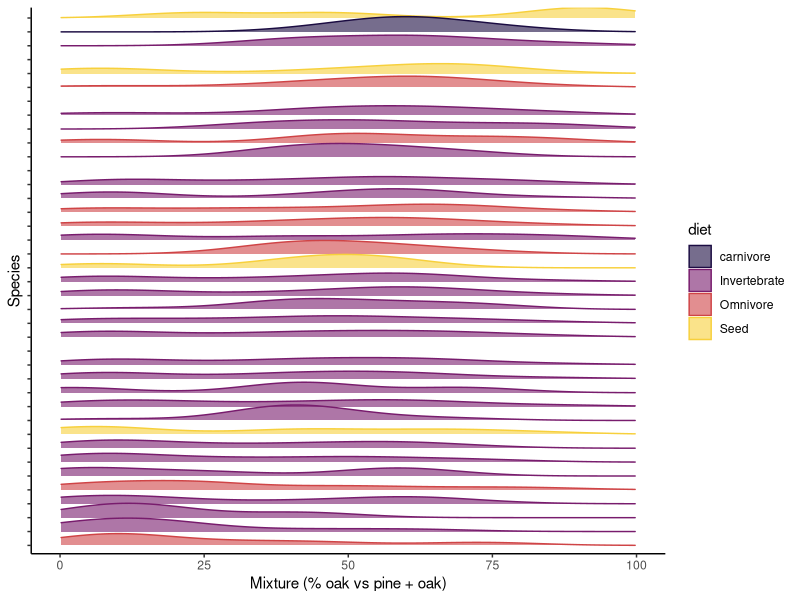
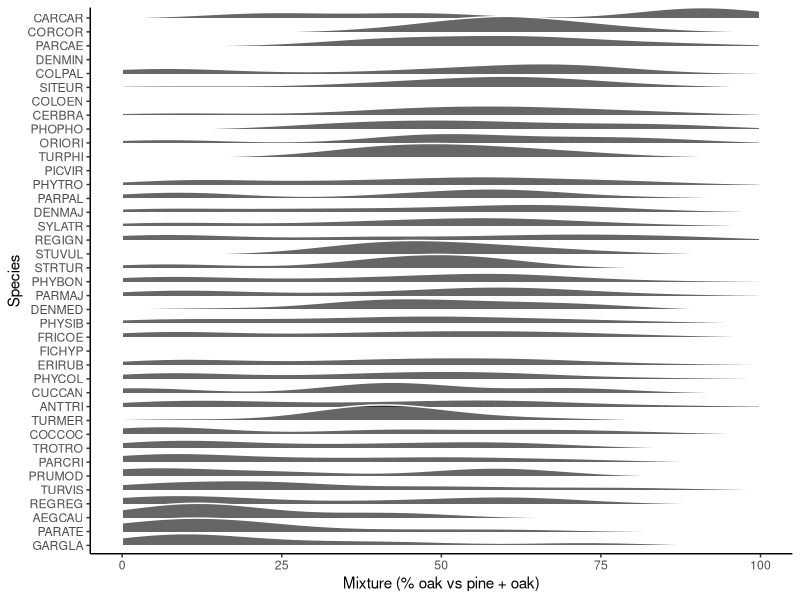
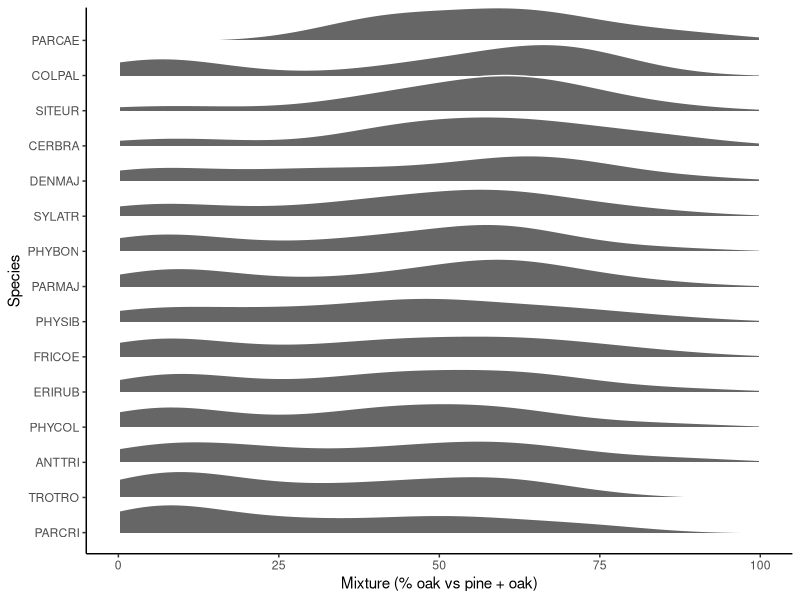
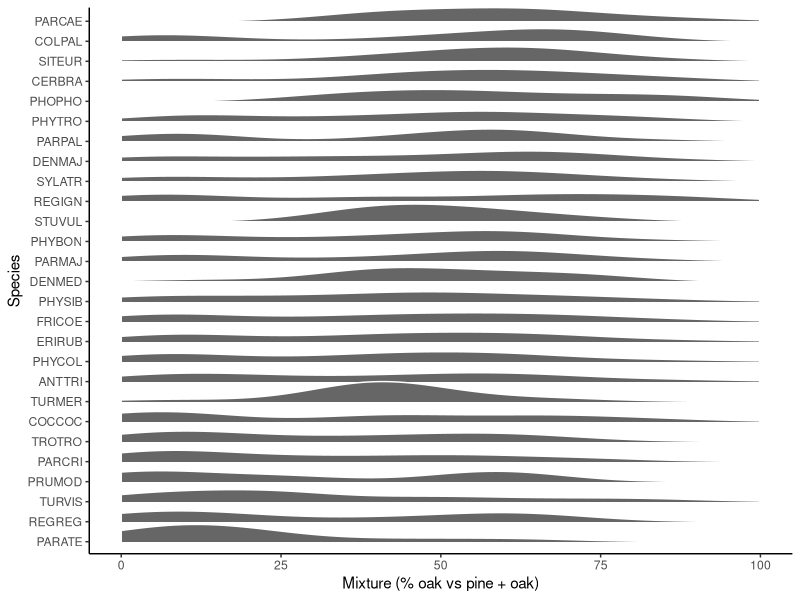

Generate these figures, in order, with R:
#------------------------------------------------------------------------#
## Compute density curves for species counts along the mixture gradient ##
# author : J-Y Barnagaud (jean-yves.barnagaud@ephe.psl.eu)
# This script computes probability density curves on species' counts per 
# sites along the mixture gradient
#------------------------------------------------------------------------#

library(tidyverse)
library(ggplot2)
library(ggridges)
library(viridis)

## birds -----------------------------------------------------------------------

# get data

ois <- read.csv2("data/Rel_Env_Sp_Bird_2026.csv")
ois.traits <- read.csv2("data/Sp_Traits_Bird_2026.csv")

# reframe to long

ois1 <- ois[,-c(2:7,47,48)]
rownames(ois1) <- ois$point
ois1.long=pivot_longer(ois1,cols=2:ncol(ois1),names_to="species",values_to="count")
mixture <- ois[,c("point","MEL_point")]

# subset trait matrix

ois.tr <- ois.traits[,c("Espece","Taxonomy.English.Name..BirdLife...IOC...Clements.AviList.","Primary.Diet")]
colnames(ois.tr) <- c("species","name","diet")

# merge with covariates

ois2 <- merge(ois1.long,mixture,by="point")
ois3 <- uncount(ois2,weights=count)
ois4 <- merge(ois3,ois.tr,by = "species", all.x = T, all.y = F)

# do the ridge plot with color scale ~ diet

ridg1 <- ois4 %>%
  mutate(species = fct_reorder(species, MEL_point)) %>%
  ggplot(aes(x = MEL_point, y = species,fill=diet, colour=diet)) + 
  geom_density_ridges(scale=1, alpha=0.6)+
  scale_colour_manual(values=c(inferno(10)[2],inferno(10)[4],inferno(10)[6],inferno(10)[9]), labels = c("carnivore","Invertebrate","Omnivore","Seed"))+
  scale_fill_manual(values=c(inferno(10)[2],inferno(10)[4],inferno(10)[6],inferno(10)[9]), labels = c("carnivore","Invertebrate","Omnivore","Seed"))+
  theme_classic()+
  xlim(0,100)+
  labs(x="Mixture (% oak vs pine + oak)",y="Species")+
  scale_y_discrete(labels = NULL)

ridg1

# same ridge plot with no color scale (might be more readable)

ridg2 <- ois4 %>%
  mutate(species = fct_reorder(species, MEL_point)) %>%
  ggplot(aes(x = MEL_point, y = species)) + 
  geom_density_ridges(scale=1, alpha=0.6,fill="black", colour="white")+
  theme_classic()+
  xlim(0,100)+
  labs(x="Mixture (% oak vs pine + oak)",y="Species")

ridg2

# same ridge plot, restrict to the 15 most common species

ois.b <- ois[,-c(1:7,47,48)]
freq.tot <- apply(ois.b,2,sum)
freq.tot.s <- rev(sort(freq.tot))
sp.com10 <- names(freq.tot.s[1:15])
ois4.com10 <- subset(ois4,species %in% sp.com10)

ridg3 <- ois4.com10 %>%
  mutate(species = fct_reorder(species, MEL_point)) %>%
  ggplot(aes(x = MEL_point, y = species)) + 
  geom_density_ridges(scale=1, alpha=0.6,fill="black", colour="white")+
  theme_classic()+
  xlim(0,100)+
  labs(x="Mixture (% oak vs pine + oak)",y="Species")

ridg3

# same ridge plot, restrict to species with >= 10% regional occurrence

freq <- apply(ois.b,2,function(x){sum(x>0)})
freq.rel <- freq/nrow(ois.b)
sp.frq10 <- names(which(freq.rel>=0.1))

ois4.frq10 <- subset(ois4,species %in% sp.frq10)

ridg4 <- ois4.frq10 %>%
  mutate(species = fct_reorder(species, MEL_point)) %>%
  ggplot(aes(x = MEL_point, y = species)) + 
  geom_density_ridges(scale=1, alpha=0.6,fill="black", colour="white")+
  theme_classic()+
  xlim(0,100)+
  labs(x="Mixture (% oak vs pine + oak)",y="Species")

ridg4
